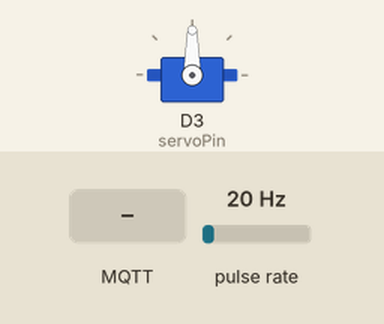
This sketch was run on a simulated ESP8266 (NodeMCU). Parts: servo. Wiring (inferred from the names in the program): pulse sensor: data D2. The test bench sets the inputs (shaded band); at power-on: pulse rate 20 Hz. WiFi joins after 1.5 s; servers stay silent unless stated; no MQTT or app messages arrive unless stated; what the sketch prints to the serial monitor is not drawn.

Above: at 2.7 s.
2.8 s: MQTT message "MOTORON" arrives on the first subscribed topic
At 2.95 s:
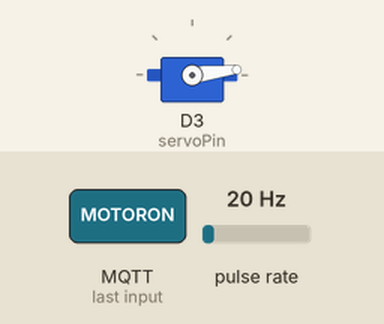
5.8 s: MQTT message "MOTOROFF" arrives on the first subscribed topic
At 6.55 s:
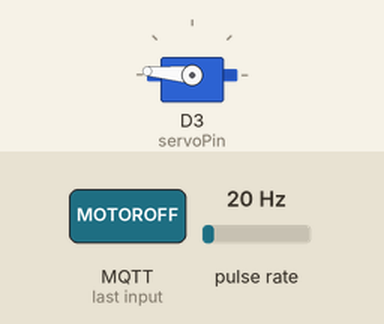
Timing chart, 0 to 11.5 s (numbered marks = the images above; inputs shaded):
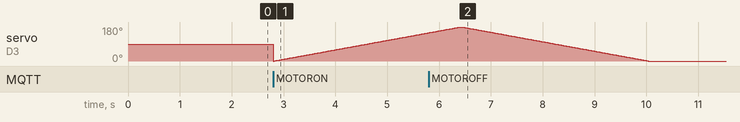

The sketch:

SecondBilling.ino
```cpp
#include <Servo.h>
#include <ESP8266WiFi.h>
#include <PubSubClient.h>
String command;
String data = "";
#define SENSOR  D2


static const int servoPin = D3;
long currentMillis = 0;
long previousMillis = 0;
int interval = 1000;
boolean ledState = LOW;
float calibrationFactor = 4.5;
volatile byte pulseCount;
byte pulse1Sec = 0;
float flowRate;
unsigned int flowMilliLitres;
unsigned long totalMilliLitres;

void IRAM_ATTR pulseCounter()
{
  pulseCount++;
}
void callback(char* topic, byte* payload, unsigned int payloadLength);

// CHANGE TO YOUR WIFI CREDENTIALS
const char* ssid = "vivo";
const char* password="11100904";

// CHANGE TO YOUR DEVICE CREDENTIALS AS PER IN IBM BLUMIX
#define ORG "r2aqdc"
#define DEVICE_TYPE "nodemcu-32"
#define DEVICE_ID "123456"
#define TOKEN "12345678" //  Authentication Token OF THE DEVICE

Servo servo1;  // Create object for servo motor
//-------- Customise the above values --------
const char publishTopic[] = "iot-2/evt/Data/fmt/json";
char server[] = ORG ".messaging.internetofthings.ibmcloud.com";
char topic[] = "iot-2/cmd/home/fmt/String";// cmd  REPRESENT command type AND COMMAND IS TEST OF FORMAT STRING
char authMethod[] = "use-token-auth";
char token[] = TOKEN;
char clientId[] = "d:" ORG ":" DEVICE_TYPE ":" DEVICE_ID;
WiFiClient wifiClient;
PubSubClient client(server, 1883, callback, wifiClient);
int publishInterval = 5000; // 30 seconds
long lastPublishMillis;
void publishData();
void setup() {
  Serial.begin(115200);

  pinMode(SENSOR, INPUT_PULLUP);
  servo1.attach(servoPin);
  pulseCount = 0;
  flowRate = 0.0;
  flowMilliLitres = 0;
  totalMilliLitres = 0;
  previousMillis = 0;

  attachInterrupt(digitalPinToInterrupt(SENSOR), pulseCounter, FALLING);
  Serial.println();
  wifiConnect();
  mqttConnect();
}

void loop() {
  if (millis() - lastPublishMillis > publishInterval)
  {
    publishData();
    lastPublishMillis = millis();
  }

  if (!client.loop()) {
    mqttConnect();
  }
}

void wifiConnect() {
  Serial.print("Connecting to "); Serial.print(ssid);
  WiFi.begin(ssid, password);
  while (WiFi.status() != WL_CONNECTED) {
    delay(500);
    Serial.print(".");
  }
  Serial.print("WiFi connected, IP address: ");
  Serial.println(WiFi.localIP());
}

void mqttConnect() {
  if (!client.connected())
  {
    Serial.print("Reconnecting MQTT client to "); Serial.println(server);
    while (!client.connect(clientId, authMethod, token)) {
      Serial.print(".");
      delay(500);
    }

    initManagedDevice();
    Serial.println();
  }
}

void initManagedDevice() {
  if (client.subscribe(topic)) {
    Serial.println("subscribe to cmd OK");
  } else {
    Serial.println("subscribe to cmd FAILED");
  }
}

void callback(char* topic, byte* payload, unsigned int payloadLength) {
  Serial.print("callback invoked for topic: ");
  Serial.println(topic);
  for (int i = 0; i < payloadLength; i++) {
    command += (char)payload[i];
  }
  Serial.print("data: " + command);
  control_func();
  command = "";
}

void control_func()
{
  if (command == "MOTORON")
  {

    Serial.println(".......MOTOR IS ON..........");
    for(int posDegrees = 0; posDegrees <= 180; posDegrees++) {
    servo1.write(posDegrees);
    //Serial.println(posDegrees);
    delay(20);
  }

  }
  else if (command == "MOTOROFF")
  {

    Serial.println(".......MOTOR IS OFF..........");
    for(int posDegrees = 180; posDegrees >= 0; posDegrees--) {
    servo1.write(posDegrees);
    //Serial.println(posDegrees);
    delay(20);
    }
  }
  else
  {
    Serial.println("......no commands have been subscribed..........");
  }
}

void publishData()
{
  currentMillis = millis();
  if (currentMillis - previousMillis > interval) {

    pulse1Sec = pulseCount;
    pulseCount = 0;

    // Because this loop may not complete in exactly 1 second intervals we calculate
    // the number of milliseconds that have passed since the last execution and use
    // that to scale the output. We also apply the calibrationFactor to scale the output
    // based on the number of pulses per second per units of measure (litres/minute in
    // this case) coming from the sensor.
    flowRate = ((1000.0 / (millis() - previousMillis)) * pulse1Sec) / calibrationFactor;
    previousMillis = millis();

    // Divide the flow rate in litres/minute by 60 to determine how many litres have
    // passed through the sensor in this 1 second interval, then multiply by 1000 to
    // convert to millilitres.
    flowMilliLitres = (flowRate / 60) * 1000;

    // Add the millilitres passed in this second to the cumulative total
    totalMilliLitres += flowMilliLitres;

    // Print the flow rate for this second in litres / minute
    Serial.print("Flow rate: ");
    Serial.print(int(flowRate));  // Print the integer part of the variable
    Serial.print("L/min");
    Serial.print("\t");       // Print tab space

    // Print the cumulative total of litres flowed since starting
    Serial.print("Output Liquid Quantity: ");
    Serial.print(totalMilliLitres);
    Serial.print("mL / ");
    Serial.print(totalMilliLitres / 1000);
    Serial.println("L");
  }


  String payload = "{\"d\":{\"flowRate\":";
  payload += int(flowRate);
  payload += "}}";
  Serial.print("\n");
  Serial.print("Sending payload: "); Serial.println(payload);
  if (client.publish(publishTopic, (char*) payload.c_str())) {
    Serial.println("Publish OK");
  } else {
    Serial.println("Publish FAILED");
  }
}
```

Measured:
- by itself, servo on D3 (servoPin): rises from 149° to 180° in 0.60 s, then falls to 0° in 3.6 s
